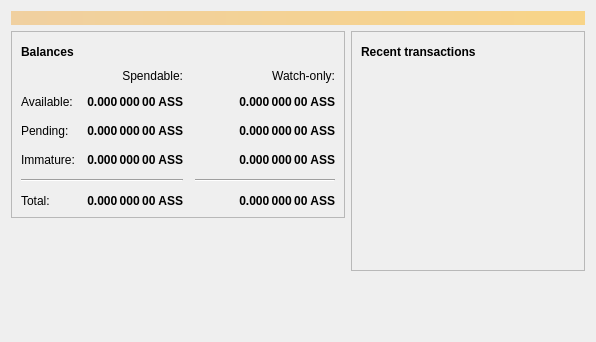
<?xml version="1.0" encoding="UTF-8"?>
<ui version="4.0">
 <class>OverviewPage</class>
 <widget class="QWidget" name="OverviewPage">
  <property name="geometry">
   <rect>
    <x>0</x>
    <y>0</y>
    <width>596</width>
    <height>342</height>
   </rect>
  </property>
  <property name="windowTitle">
   <string>Form</string>
  </property>
  <layout class="QVBoxLayout" name="topLayout">
   <item>
    <widget class="QLabel" name="labelAlerts">
     <property name="visible">
      <bool>false</bool>
     </property>
     <property name="styleSheet">
      <string notr="true">QLabel { background-color: qlineargradient(x1: 0, y1: 0, x2: 1, y2: 0, stop:0 #F0D0A0, stop:1 #F8D488); color:#000000; }</string>
     </property>
     <property name="wordWrap">
      <bool>true</bool>
     </property>
     <property name="margin">
      <number>3</number>
     </property>
     <property name="textInteractionFlags">
      <set>Qt::TextSelectableByMouse</set>
     </property>
    </widget>
   </item>
   <item>
    <layout class="QHBoxLayout" name="horizontalLayout" stretch="1,1">
     <item>
      <layout class="QVBoxLayout" name="verticalLayout_2">
       <item>
        <widget class="QFrame" name="frame">
         <property name="frameShape">
          <enum>QFrame::StyledPanel</enum>
         </property>
         <property name="frameShadow">
          <enum>QFrame::Raised</enum>
         </property>
         <layout class="QVBoxLayout" name="verticalLayout_4">
          <item>
           <layout class="QHBoxLayout" name="horizontalLayout_4">
            <item>
             <widget class="QLabel" name="label_5">
              <property name="font">
               <font>
                <weight>75</weight>
                <bold>true</bold>
               </font>
              </property>
              <property name="text">
               <string>Balances</string>
              </property>
             </widget>
            </item>
            <item>
             <widget class="QPushButton" name="labelWalletStatus">
              <property name="enabled">
               <bool>true</bool>
              </property>
              <property name="maximumSize">
               <size>
                <width>30</width>
                <height>16777215</height>
               </size>
              </property>
              <property name="toolTip">
               <string>The displayed information may be out of date. Your wallet automatically synchronizes with the Ass-Pennies network after a connection is established, but this process has not completed yet.</string>
              </property>
              <property name="text">
               <string/>
              </property>
              <property name="icon">
               <iconset resource="../bitcoin.qrc">
                <normaloff>:/icons/warning</normaloff>
                <disabledoff>:/icons/warning</disabledoff>:/icons/warning</iconset>
              </property>
              <property name="iconSize">
               <size>
                <width>24</width>
                <height>24</height>
               </size>
              </property>
              <property name="flat">
               <bool>true</bool>
              </property>
             </widget>
            </item>
            <item>
             <spacer name="horizontalSpacer_3">
              <property name="orientation">
               <enum>Qt::Horizontal</enum>
              </property>
              <property name="sizeHint" stdset="0">
               <size>
                <width>40</width>
                <height>20</height>
               </size>
              </property>
             </spacer>
            </item>
           </layout>
          </item>
          <item>
           <layout class="QGridLayout" name="gridLayout">
            <property name="spacing">
             <number>12</number>
            </property>
            <item row="2" column="2">
             <widget class="QLabel" name="labelWatchPending">
              <property name="font">
               <font>
                <weight>75</weight>
                <bold>true</bold>
               </font>
              </property>
              <property name="cursor">
               <cursorShape>IBeamCursor</cursorShape>
              </property>
              <property name="toolTip">
               <string>Unconfirmed transactions to watch-only addresses</string>
              </property>
              <property name="text">
               <string notr="true">0.000 000 00 ASS</string>
              </property>
              <property name="alignment">
               <set>Qt::AlignRight|Qt::AlignTrailing|Qt::AlignVCenter</set>
              </property>
              <property name="textInteractionFlags">
               <set>Qt::LinksAccessibleByMouse|Qt::TextSelectableByKeyboard|Qt::TextSelectableByMouse</set>
              </property>
             </widget>
            </item>
            <item row="2" column="1">
             <widget class="QLabel" name="labelUnconfirmed">
              <property name="font">
               <font>
                <weight>75</weight>
                <bold>true</bold>
               </font>
              </property>
              <property name="cursor">
               <cursorShape>IBeamCursor</cursorShape>
              </property>
              <property name="toolTip">
               <string>Total of transactions that have yet to be confirmed, and do not yet count toward the spendable balance</string>
              </property>
              <property name="text">
               <string notr="true">0.000 000 00 ASS</string>
              </property>
              <property name="alignment">
               <set>Qt::AlignRight|Qt::AlignTrailing|Qt::AlignVCenter</set>
              </property>
              <property name="textInteractionFlags">
               <set>Qt::LinksAccessibleByMouse|Qt::TextSelectableByKeyboard|Qt::TextSelectableByMouse</set>
              </property>
             </widget>
            </item>
            <item row="3" column="2">
             <widget class="QLabel" name="labelWatchImmature">
              <property name="font">
               <font>
                <weight>75</weight>
                <bold>true</bold>
               </font>
              </property>
              <property name="cursor">
               <cursorShape>IBeamCursor</cursorShape>
              </property>
              <property name="toolTip">
               <string>Mined balance in watch-only addresses that has not yet matured</string>
              </property>
              <property name="text">
               <string notr="true">0.000 000 00 ASS</string>
              </property>
              <property name="alignment">
               <set>Qt::AlignRight|Qt::AlignTrailing|Qt::AlignVCenter</set>
              </property>
              <property name="textInteractionFlags">
               <set>Qt::LinksAccessibleByMouse|Qt::TextSelectableByKeyboard|Qt::TextSelectableByMouse</set>
              </property>
             </widget>
            </item>
            <item row="4" column="0" colspan="2">
             <widget class="Line" name="line">
              <property name="orientation">
               <enum>Qt::Horizontal</enum>
              </property>
             </widget>
            </item>
            <item row="4" column="2">
             <widget class="Line" name="lineWatchBalance">
              <property name="sizePolicy">
               <sizepolicy hsizetype="Preferred" vsizetype="Fixed">
                <horstretch>0</horstretch>
                <verstretch>0</verstretch>
               </sizepolicy>
              </property>
              <property name="minimumSize">
               <size>
                <width>140</width>
                <height>0</height>
               </size>
              </property>
              <property name="orientation">
               <enum>Qt::Horizontal</enum>
              </property>
             </widget>
            </item>
            <item row="5" column="0">
             <widget class="QLabel" name="labelTotalText">
              <property name="text">
               <string>Total:</string>
              </property>
             </widget>
            </item>
            <item row="3" column="1">
             <widget class="QLabel" name="labelImmature">
              <property name="font">
               <font>
                <weight>75</weight>
                <bold>true</bold>
               </font>
              </property>
              <property name="cursor">
               <cursorShape>IBeamCursor</cursorShape>
              </property>
              <property name="toolTip">
               <string>Mined balance that has not yet matured</string>
              </property>
              <property name="text">
               <string notr="true">0.000 000 00 ASS</string>
              </property>
              <property name="alignment">
               <set>Qt::AlignRight|Qt::AlignTrailing|Qt::AlignVCenter</set>
              </property>
              <property name="textInteractionFlags">
               <set>Qt::LinksAccessibleByMouse|Qt::TextSelectableByKeyboard|Qt::TextSelectableByMouse</set>
              </property>
             </widget>
            </item>
            <item row="2" column="3">
             <spacer name="horizontalSpacer_2">
              <property name="orientation">
               <enum>Qt::Horizontal</enum>
              </property>
              <property name="sizeHint" stdset="0">
               <size>
                <width>40</width>
                <height>20</height>
               </size>
              </property>
             </spacer>
            </item>
            <item row="3" column="0">
             <widget class="QLabel" name="labelImmatureText">
              <property name="text">
               <string>Immature:</string>
              </property>
             </widget>
            </item>
            <item row="5" column="1">
             <widget class="QLabel" name="labelTotal">
              <property name="font">
               <font>
                <weight>75</weight>
                <bold>true</bold>
               </font>
              </property>
              <property name="cursor">
               <cursorShape>IBeamCursor</cursorShape>
              </property>
              <property name="toolTip">
               <string>Your current total balance</string>
              </property>
              <property name="text">
               <string notr="true">0.000 000 00 ASS</string>
              </property>
              <property name="alignment">
               <set>Qt::AlignRight|Qt::AlignTrailing|Qt::AlignVCenter</set>
              </property>
              <property name="textInteractionFlags">
               <set>Qt::LinksAccessibleByMouse|Qt::TextSelectableByKeyboard|Qt::TextSelectableByMouse</set>
              </property>
             </widget>
            </item>
            <item row="5" column="2">
             <widget class="QLabel" name="labelWatchTotal">
              <property name="font">
               <font>
                <weight>75</weight>
                <bold>true</bold>
               </font>
              </property>
              <property name="cursor">
               <cursorShape>IBeamCursor</cursorShape>
              </property>
              <property name="toolTip">
               <string>Current total balance in watch-only addresses</string>
              </property>
              <property name="text">
               <string notr="true">0.000 000 00 ASS</string>
              </property>
              <property name="alignment">
               <set>Qt::AlignRight|Qt::AlignTrailing|Qt::AlignVCenter</set>
              </property>
              <property name="textInteractionFlags">
               <set>Qt::LinksAccessibleByMouse|Qt::TextSelectableByKeyboard|Qt::TextSelectableByMouse</set>
              </property>
             </widget>
            </item>
            <item row="0" column="2">
             <widget class="QLabel" name="labelWatchonly">
              <property name="text">
               <string>Watch-only:</string>
              </property>
              <property name="alignment">
               <set>Qt::AlignRight|Qt::AlignTrailing|Qt::AlignVCenter</set>
              </property>
             </widget>
            </item>
            <item row="1" column="0">
             <widget class="QLabel" name="labelBalanceText">
              <property name="text">
               <string>Available:</string>
              </property>
             </widget>
            </item>
            <item row="1" column="1">
             <widget class="QLabel" name="labelBalance">
              <property name="font">
               <font>
                <weight>75</weight>
                <bold>true</bold>
               </font>
              </property>
              <property name="cursor">
               <cursorShape>IBeamCursor</cursorShape>
              </property>
              <property name="toolTip">
               <string>Your current spendable balance</string>
              </property>
              <property name="text">
               <string notr="true">0.000 000 00 ASS</string>
              </property>
              <property name="alignment">
               <set>Qt::AlignRight|Qt::AlignTrailing|Qt::AlignVCenter</set>
              </property>
              <property name="textInteractionFlags">
               <set>Qt::LinksAccessibleByMouse|Qt::TextSelectableByKeyboard|Qt::TextSelectableByMouse</set>
              </property>
             </widget>
            </item>
            <item row="1" column="2">
             <widget class="QLabel" name="labelWatchAvailable">
              <property name="font">
               <font>
                <weight>75</weight>
                <bold>true</bold>
               </font>
              </property>
              <property name="cursor">
               <cursorShape>IBeamCursor</cursorShape>
              </property>
              <property name="toolTip">
               <string>Your current balance in watch-only addresses</string>
              </property>
              <property name="text">
               <string notr="true">0.000 000 00 ASS</string>
              </property>
              <property name="alignment">
               <set>Qt::AlignRight|Qt::AlignTrailing|Qt::AlignVCenter</set>
              </property>
              <property name="textInteractionFlags">
               <set>Qt::LinksAccessibleByMouse|Qt::TextSelectableByKeyboard|Qt::TextSelectableByMouse</set>
              </property>
             </widget>
            </item>
            <item row="2" column="0">
             <widget class="QLabel" name="labelPendingText">
              <property name="text">
               <string>Pending:</string>
              </property>
             </widget>
            </item>
            <item row="0" column="1">
             <widget class="QLabel" name="labelSpendable">
              <property name="text">
               <string>Spendable:</string>
              </property>
              <property name="alignment">
               <set>Qt::AlignRight|Qt::AlignTrailing|Qt::AlignVCenter</set>
              </property>
             </widget>
            </item>
           </layout>
          </item>
         </layout>
        </widget>
       </item>
       <item>
        <spacer name="verticalSpacer">
         <property name="orientation">
          <enum>Qt::Vertical</enum>
         </property>
         <property name="sizeHint" stdset="0">
          <size>
           <width>20</width>
           <height>40</height>
          </size>
         </property>
        </spacer>
       </item>
      </layout>
     </item>
     <item>
      <layout class="QVBoxLayout" name="verticalLayout_3">
       <item>
        <widget class="QFrame" name="frame_2">
         <property name="frameShape">
          <enum>QFrame::StyledPanel</enum>
         </property>
         <property name="frameShadow">
          <enum>QFrame::Raised</enum>
         </property>
         <layout class="QVBoxLayout" name="verticalLayout">
          <item>
           <layout class="QHBoxLayout" name="horizontalLayout_2">
            <item>
             <widget class="QLabel" name="label_4">
              <property name="font">
               <font>
                <weight>75</weight>
                <bold>true</bold>
               </font>
              </property>
              <property name="text">
               <string>Recent transactions</string>
              </property>
             </widget>
            </item>
            <item>
             <widget class="QPushButton" name="labelTransactionsStatus">
              <property name="enabled">
               <bool>true</bool>
              </property>
              <property name="maximumSize">
               <size>
                <width>30</width>
                <height>16777215</height>
               </size>
              </property>
              <property name="toolTip">
               <string>The displayed information may be out of date. Your wallet automatically synchronizes with the Ass-Pennies network after a connection is established, but this process has not completed yet.</string>
              </property>
              <property name="text">
               <string/>
              </property>
              <property name="icon">
               <iconset resource="../bitcoin.qrc">
                <normaloff>:/icons/warning</normaloff>
                <disabledoff>:/icons/warning</disabledoff>:/icons/warning</iconset>
              </property>
              <property name="iconSize">
               <size>
                <width>24</width>
                <height>24</height>
               </size>
              </property>
              <property name="flat">
               <bool>true</bool>
              </property>
             </widget>
            </item>
            <item>
             <spacer name="horizontalSpacer">
              <property name="orientation">
               <enum>Qt::Horizontal</enum>
              </property>
              <property name="sizeHint" stdset="0">
               <size>
                <width>40</width>
                <height>20</height>
               </size>
              </property>
             </spacer>
            </item>
           </layout>
          </item>
          <item>
           <widget class="QListView" name="listTransactions">
            <property name="styleSheet">
             <string notr="true">QListView { background: transparent; }</string>
            </property>
            <property name="frameShape">
             <enum>QFrame::NoFrame</enum>
            </property>
            <property name="verticalScrollBarPolicy">
             <enum>Qt::ScrollBarAlwaysOff</enum>
            </property>
            <property name="horizontalScrollBarPolicy">
             <enum>Qt::ScrollBarAlwaysOff</enum>
            </property>
            <property name="selectionMode">
             <enum>QAbstractItemView::NoSelection</enum>
            </property>
           </widget>
          </item>
         </layout>
        </widget>
       </item>
       <item>
        <spacer name="verticalSpacer_2">
         <property name="orientation">
          <enum>Qt::Vertical</enum>
         </property>
         <property name="sizeHint" stdset="0">
          <size>
           <width>20</width>
           <height>40</height>
          </size>
         </property>
        </spacer>
       </item>
      </layout>
     </item>
    </layout>
   </item>
  </layout>
 </widget>
 <resources/>
 <connections/>
</ui>
